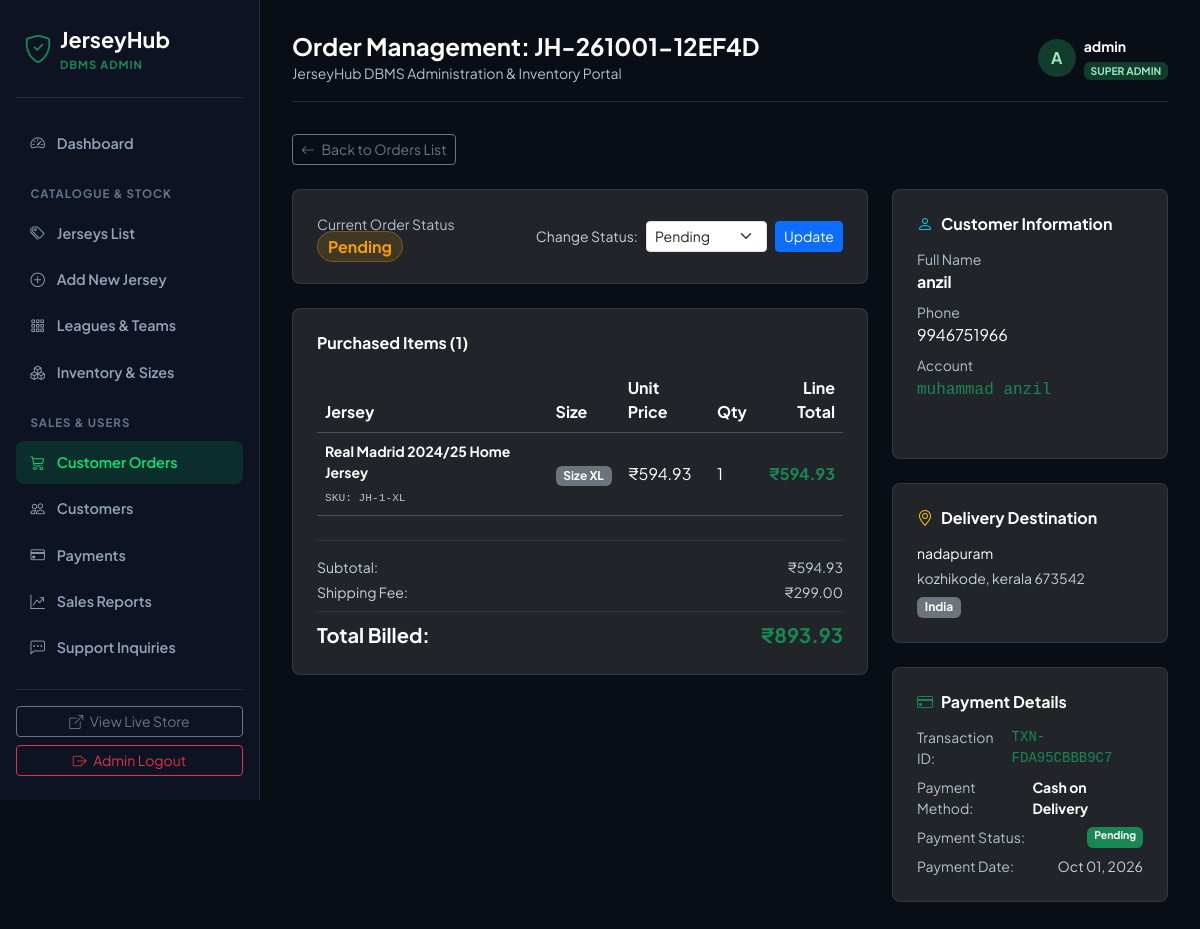
The app's page /admin/orders/7 (signed in) with its own data.
### models.py (models this page shows, shortened)
class Order(db.Model):
    __tablename__ = 'orders'
    id = db.Column(db.Integer, primary_key=True)
    order_number = db.Column(db.String(30), unique=True, nullable=False, index=True)
    user_id = db.Column(db.Integer, db.ForeignKey('users.id', ondelete='SET NULL'), nullable=True)
    subtotal = db.Column(db.Numeric(10, 2), nullable=False)
    shipping_fee = db.Column(db.Numeric(10, 2), default=0.00, nullable=False)
    total_amount = db.Column(db.Numeric(10, 2), nullable=False)
    status = db.Column(db.String(30), default='Pending', nullable=False) # Pending, Processing, Shipped, Delivered, Cancelled
    shipping_name = db.Column(db.String(120), nullable=False)
    shipping_phone = db.Column(db.String(25), nullable=False)
    shipping_address = db.Column(db.Text, nullable=False)
    shipping_city = db.Column(db.String(80), nullable=False)
    shipping_state = db.Column(db.String(80), nullable=True)
    shipping_postal_code = db.Column(db.String(20), nullable=False)
    shipping_country = db.Column(db.String(80), default='India')
    notes = db.Column(db.Text, nullable=True)
    created_at = db.Column(db.DateTime, default=datetime.utcnow, index=True)
    updated_at = db.Column(db.DateTime, default=datetime.utcnow, onupdate=datetime.utcnow)
    items = db.relationship('OrderItem', backref='order', lazy='dynamic', cascade='all, delete-orphan')
    payment = db.relationship('Payment', backref='order', uselist=False, cascade='all, delete-orphan')
    @property
    def items_count(self):
        return sum(item.quantity for item in self.items.all())

class User(UserMixin, db.Model):
    __tablename__ = 'users'
    id = db.Column(db.Integer, primary_key=True)
    username = db.Column(db.String(80), unique=True, nullable=False, index=True)
    email = db.Column(db.String(120), unique=True, nullable=False, index=True)
    password_hash = db.Column(db.String(255), nullable=False)
    full_name = db.Column(db.String(120), nullable=True)
    phone = db.Column(db.String(25), nullable=True)
    address = db.Column(db.Text, nullable=True)
    city = db.Column(db.String(80), nullable=True)
    state = db.Column(db.String(80), nullable=True)
    postal_code = db.Column(db.String(20), nullable=True)
    country = db.Column(db.String(80), default='India')
    is_admin = db.Column(db.Boolean, default=False, nullable=False)
    is_active = db.Column(db.Boolean, default=True, nullable=False)
    created_at = db.Column(db.DateTime, default=datetime.utcnow)
    orders = db.relationship('Order', backref='customer', lazy='dynamic', cascade='all, delete-orphan')
    cart_items = db.relationship('CartItem', backref='user', lazy='dynamic', cascade='all, delete-orphan')
    reviews = db.relationship('Review', backref='author', lazy='dynamic', cascade='all, delete-orphan')

class OrderItem(db.Model):
    __tablename__ = 'order_items'
    id = db.Column(db.Integer, primary_key=True)
    order_id = db.Column(db.Integer, db.ForeignKey('orders.id', ondelete='CASCADE'), nullable=False)
    product_id = db.Column(db.Integer, db.ForeignKey('products.id', ondelete='SET NULL'), nullable=True)
    variant_id = db.Column(db.Integer, db.ForeignKey('product_variants.id', ondelete='SET NULL'), nullable=True)
    product_name = db.Column(db.String(150), nullable=False)
    size = db.Column(db.String(10), nullable=False)
    price = db.Column(db.Numeric(10, 2), nullable=False)
    quantity = db.Column(db.Integer, default=1, nullable=False)
    total_price = db.Column(db.Numeric(10, 2), nullable=False)

class ProductVariant(db.Model):
    __tablename__ = 'product_variants'
    id = db.Column(db.Integer, primary_key=True)
    product_id = db.Column(db.Integer, db.ForeignKey('products.id', ondelete='CASCADE'), nullable=False)
    size = db.Column(db.String(10), nullable=False) # S, M, L, XL, XXL
    stock_quantity = db.Column(db.Integer, default=0, nullable=False)
    sku = db.Column(db.String(50), unique=True, nullable=True)
    cart_items = db.relationship('CartItem', backref='variant', lazy='dynamic', cascade='all, delete-orphan')
    order_items = db.relationship('OrderItem', backref='variant', lazy='dynamic')

class Payment(db.Model):
    __tablename__ = 'payments'
    id = db.Column(db.Integer, primary_key=True)
    order_id = db.Column(db.Integer, db.ForeignKey('orders.id', ondelete='CASCADE'), nullable=False, unique=True)
    transaction_id = db.Column(db.String(100), unique=True, nullable=False, index=True)
    payment_method = db.Column(db.String(50), nullable=False) # 'Credit/Debit Card', 'UPI', 'PayPal', 'Cash on Delivery'
    amount = db.Column(db.Numeric(10, 2), nullable=False)
    payment_status = db.Column(db.String(30), default='Completed', nullable=False) # 'Completed', 'Pending', 'Failed'
    payment_details = db.Column(db.Text, nullable=True)
    paid_at = db.Column(db.DateTime, default=datetime.utcnow)

### routes/admin.py (the view)
@admin_bp.route('/orders/<int:order_id>')
@admin_required
def order_detail(order_id):
    order = Order.query.get_or_404(order_id)
    return render_template('admin/order_detail.html', order=order)

### templates/admin/order_detail.html (shortened to what this page needs)
{% extends 'admin/base.html' %}
{% block page_title %}Order Management: {{ order.order_number }}{% endblock %}
{% block content %}
<div class="mb-4">
  <a href="{{ url_for('admin.orders') }}" class="btn btn-sm btn-outline-secondary">
    <i class="bi bi-arrow-left me-1"></i> Back to Orders List
  </a>
</div>
<div class="row g-4">
  <div class="col-lg-8">
    <div class="card bg-dark border-secondary border-opacity-25 rounded-3 p-4 mb-4">
      <div class="d-flex flex-wrap justify-content-between align-items-center gap-3">
        <div>
          <span class="text-muted small d-block">Current Order Status</span>
          <span class="badge-status badge-{{ order.status.lower() }} fs-6">{{ order.status }}</span>
        </div>
        <form action="{{ url_for('admin.update_order_status', order_id=order.id) }}" method="POST" class="d-flex align-items-center gap-2">
          <label class="small text-white-50 text-nowrap">Change Status:</label>
          <select name="status" class="form-select form-select-sm" style="width: auto;">
            <option value="Pending" {% if order.status == 'Pending' %}selected{% endif %}>Pending</option>
          </select>
          <button type="submit" class="btn btn-sm btn-primary">Update</button>
        </form>
      </div>
    </div>
    <div class="card bg-dark border-secondary border-opacity-25 rounded-3 p-4">
      <h6 class="fw-bold text-white mb-3">Purchased Items ({{ order.items_count }})</h6>
      <div class="table-responsive">
        <table class="table table-dark align-middle mb-0">
          <thead>
            <tr>
              <th>Jersey</th>
              <th>Size</th>
              <th>Unit Price</th>
              <th>Qty</th>
              <th class="text-end">Line Total</th>
            </tr>
          </thead>
          <tbody>
            {% for itm in order.items %}
              <tr>
                <td>
                  <div class="fw-bold text-white small">{{ itm.product_name }}</div>
                  {% if itm.variant and itm.variant.sku %}
                    <span class="text-muted font-monospace" style="font-size: 0.7rem;">SKU: {{ itm.variant.sku }}</span>
                  {% endif %}
                </td>
                <td><span class="badge bg-secondary">Size {{ itm.size }}</span></td>
                <td>₹{{ "%.2f"|format(itm.price) }}</td>
                <td>{{ itm.quantity }}</td>
                <td class="text-end fw-bold text-success">₹{{ "%.2f"|format(itm.total_price) }}</td>
              </tr>
            {% endfor %}
          </tbody>
        </table>
      </div>
      <div class="mt-4 pt-3 border-top border-secondary border-opacity-25">
        <div class="d-flex justify-content-between mb-1 small text-white-50">
          <span>Subtotal:</span>
          <span>₹{{ "%.2f"|format(order.subtotal) }}</span>
        </div>
        <div class="d-flex justify-content-between mb-1 small text-white-50">
          <span>Shipping Fee:</span>
          <span>₹{{ "%.2f"|format(order.shipping_fee) }}</span>
        </div>
        <div class="d-flex justify-content-between fs-5 fw-bold text-white border-top border-secondary border-opacity-25 pt-2 mt-2">
          <span>Total Billed:</span>
          <span class="text-success">₹{{ "%.2f"|format(order.total_amount) }}</span>
        </div>
      </div>
    </div>
  </div>
  <div class="col-lg-4">
    <div class="d-flex flex-column gap-4">
      <div class="card bg-dark border-secondary border-opacity-25 rounded-3 p-4">
        <h6 class="fw-bold text-white mb-3"><i class="bi bi-person text-info me-2"></i>Customer Information</h6>
        <div class="mb-2">
          <span class="text-muted small d-block">Full Name</span>
          <strong class="text-white">{{ order.shipping_name }}</strong>
        </div>
        <div class="mb-2">
          <span class="text-muted small d-block">Phone</span>
          <span class="text-white">{{ order.shipping_phone }}</span>
        </div>
        {% if order.customer %}
          <div class="mb-2">
            <span class="text-muted small d-block">Account</span>
            <span class="text-success font-monospace">{{ order.customer.username }}</span> ({{ order.customer.email }})
          </div>
        {% endif %}
      </div>
      <div class="card bg-dark border-secondary border-opacity-25 rounded-3 p-4">
        <h6 class="fw-bold text-white mb-3"><i class="bi bi-geo-alt text-warning me-2"></i>Delivery Destination</h6>
        <div class="text-white small mb-1">{{ order.shipping_address }}</div>
        <div class="text-white-50 small mb-2">{{ order.shipping_city }}, {{ order.shipping_state }} {{ order.shipping_postal_code }}</div>
        <span class="badge bg-secondary align-self-start">{{ order.shipping_country }}</span>
      </div>
      <div class="card bg-dark border-secondary border-opacity-25 rounded-3 p-4">
        <h6 class="fw-bold text-white mb-3"><i class="bi bi-credit-card text-success me-2"></i>Payment Details</h6>
        {% if order.payment %}
          <div class="d-flex justify-content-between mb-2 small">
            <span class="text-muted">Transaction ID:</span>
            <span class="font-monospace text-success">{{ order.payment.transaction_id }}</span>
          </div>
          <div class="d-flex justify-content-between mb-2 small">
            <span class="text-muted">Payment Method:</span>
            <strong class="text-white">{{ order.payment.payment_method }}</strong>
          </div>
          <div class="d-flex justify-content-between mb-2 small">
            <span class="text-muted">Payment Status:</span>
            <span class="badge bg-success">{{ order.payment.payment_status }}</span>
          </div>
          <div class="d-flex justify-content-between small">
            <span class="text-muted">Payment Date:</span>
            <span class="text-white-50">{{ order.payment.paid_at.strftime('%b %d, %Y') }}</span>
          </div>
        {% else %}
          <span class="text-muted small">No payment record found.</span>
        {% endif %}
      </div>
    </div>
  </div>
</div>
{% endblock %}

### templates/admin/base.html (shortened to what this page needs)
<!DOCTYPE html>
<html lang="en">
<head>
  <link href="https://cdn.jsdelivr.net/npm/bootstrap@5.3.3/dist/css/bootstrap.min.css" rel="stylesheet">
  <link href="https://cdn.jsdelivr.net/npm/bootstrap-icons@1.11.3/font/bootstrap-icons.min.css" rel="stylesheet">
  <link rel="stylesheet" href="{{ url_for('static', filename='css/admin.css') }}">
</head>
<body class="admin-body">
  <aside class="admin-sidebar">
    <a href="{{ url_for('admin.dashboard') }}" class="admin-brand">
      <i class="bi bi-shield-check text-success fs-3"></i>
      <div>
        <div class="fw-bold">JerseyHub</div>
        <div class="text-success small" style="font-size: 0.7rem; font-weight: 700; letter-spacing: 1px;">DBMS ADMIN</div>
      </div>
    </a>
    <ul class="admin-nav flex-grow-1">
      <li class="admin-nav-item">
        <a href="{{ url_for('admin.dashboard') }}" class="{% if request.endpoint == 'admin.dashboard' %}active{% endif %}">
          <i class="bi bi-speedometer2"></i> Dashboard
        </a>
      </li>
      <li class="admin-nav-section-title">Catalogue & Stock</li>
      <li class="admin-nav-item">
        <a href="{{ url_for('admin.products') }}" class="{% if request.endpoint in ['admin.products', 'admin.edit_product'] %}active{% endif %}">
          <i class="bi bi-tags"></i> Jerseys List
        </a>
      </li>
      <li class="admin-nav-item">
        <a href="{{ url_for('admin.add_product') }}" class="{% if request.endpoint == 'admin.add_product' %}active{% endif %}">
          <i class="bi bi-plus-circle"></i> Add New Jersey
        </a>
      </li>
      <li class="admin-nav-item">
        <a href="{{ url_for('admin.categories') }}" class="{% if request.endpoint == 'admin.categories' %}active{% endif %}">
          <i class="bi bi-grid-3x3-gap"></i> Leagues & Teams
        </a>
      </li>
      <li class="admin-nav-item">
        <a href="{{ url_for('admin.inventory') }}" class="{% if request.endpoint == 'admin.inventory' %}active{% endif %}">
          <i class="bi bi-boxes"></i> Inventory & Sizes
        </a>
      </li>
      <li class="admin-nav-section-title">Sales & Users</li>
      <li class="admin-nav-item">
        <a href="{{ url_for('admin.orders') }}" class="{% if request.endpoint in ['admin.orders', 'admin.order_detail'] %}active{% endif %}">
          <i class="bi bi-cart3"></i> Customer Orders
        </a>
      </li>
      <li class="admin-nav-item">
        <a href="{{ url_for('admin.customers') }}" class="{% if request.endpoint == 'admin.customers' %}active{% endif %}">
          <i class="bi bi-people"></i> Customers
        </a>
      </li>
      <li class="admin-nav-item">
        <a href="{{ url_for('admin.payments') }}" class="{% if request.endpoint == 'admin.payments' %}active{% endif %}">
          <i class="bi bi-credit-card"></i> Payments
        </a>
      </li>
      <li class="admin-nav-item">
        <a href="{{ url_for('admin.sales') }}" class="{% if request.endpoint == 'admin.sales' %}active{% endif %}">
          <i class="bi bi-graph-up-arrow"></i> Sales Reports
        </a>
      </li>
      <li class="admin-nav-item">
        <a href="{{ url_for('admin.messages') }}" class="{% if request.endpoint == 'admin.messages' %}active{% endif %}">
          <i class="bi bi-chat-left-dots"></i> Support Inquiries
        </a>
      </li>
    </ul>
    <div class="pt-3 border-top border-secondary border-opacity-25 mt-auto">
      <a href="{{ url_for('main.home') }}" class="btn btn-sm btn-outline-secondary w-100 mb-2" target="_blank">
        <i class="bi bi-box-arrow-up-right me-1"></i> View Live Store
      </a>
      <a href="{{ url_for('admin.logout') }}" class="btn btn-sm btn-outline-danger w-100">
        <i class="bi bi-box-arrow-right me-1"></i> Admin Logout
      </a>
    </div>
  </aside>
  <main class="admin-main">
    <header class="admin-topbar">
      <div>
        <h4 class="fw-bold text-white mb-0">{% block page_title %}Dashboard Overview{% endblock %}</h4>
        <span class="text-muted small">JerseyHub DBMS Administration & Inventory Portal</span>
      </div>
      <div class="d-flex align-items-center gap-3">
        <div class="d-flex align-items-center gap-2">
          <div class="rounded-circle bg-success text-dark fw-bold d-flex align-items-center justify-content-center" style="width: 38px; height: 38px;">
            A
          </div>
          <div>
            <div class="fw-bold text-white small">{{ current_user.username }}</div>
            <span class="badge bg-success text-dark" style="font-size: 0.65rem;">SUPER ADMIN</span>
          </div>
        </div>
      </div>
    </header>
    {% block content %}{% endblock %}
  </main>
</body>
</html>

### records on screen
Order: order_number "JH-261001-12EF4D", status "Pending", subtotal "594.93", shipping_fee "299.00", total_amount "893.93", shipping_name "anzil", shipping_phone "9946751966", shipping_address "nadapuram", shipping_city "kozhikode", shipping_state "kerala", shipping_postal_code "673542", shipping_country "India"
User: username "admin"
OrderItem: items_count "1", product_name "Real Madrid 2024/25 Home Jersey", variant.sku "JH-1-XL", size "XL", price "594.93", quantity "1", total_price "594.93"
User: customer.username "muhammad anzil"
Payment: payment.transaction_id "TXN-FDA95CBBB9C7", payment.payment_method "Cash on Delivery", payment.payment_status "Pending", payment.paid_at "Oct 01, 2026"
